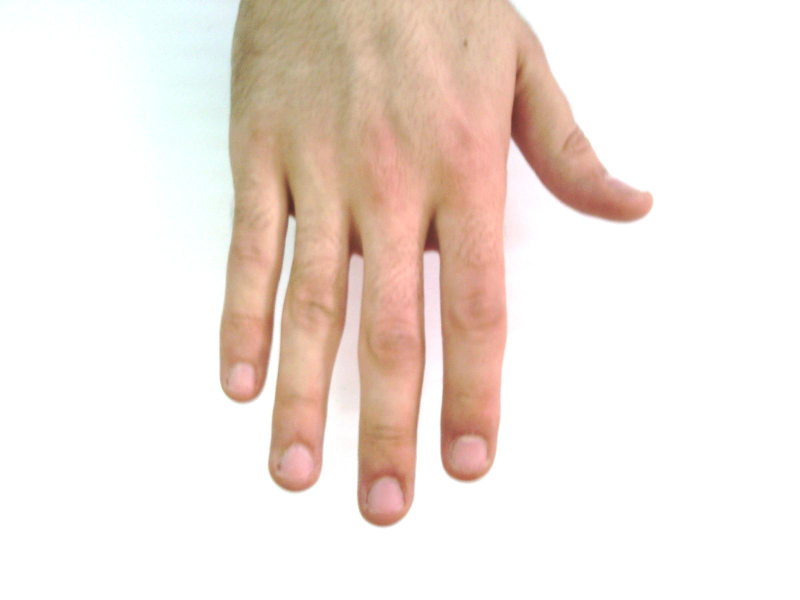
#> input picture test/Hand_0000002.jpg, 1600 x 1200 px (shown at 1/2 size); its folder holds 2 pictures in this run
$ python maincall.py
#> lines starting #> are read from the running program, lines starting #| are printed output that depends on the picture
### my_utils.py
import pickle
import numpy as np
import scipy as sp
from scipy.stats import skew
import cv2
import os
import pandas as pand
import matplotlib.pyplot as matpyplot
import matplotlib.image as mpimg
import math


# get the list of file names in the directory
def getImagesName(directory):
    image_names=[]
    for filename in os.listdir(directory):
        image_names.append(filename)
    return image_names

#get the list of files in directory
def getImages(directory):

#> called with directory = 'test/'
    images = []
    for filename in os.listdir(directory):
        images.append(cv2.imread(directory + filename, 1))

    return images

#divide an image in 100*100 pixels window
def getwindows(img):
    windows = []
    rows = img.shape[0]
    columns = img.shape[1]

    for i in range(0, rows, 100):
        for j in range(0, columns, 100):
            windows.append(img[i:i + 100, j:j + 100])

    return windows

# split the image in to 3 channels
def splitchannels(img):
    c1, c2, c3 = cv2.split(img)
    c1_numpy = np.array(c1)
    c2_numpy = np.array(c2)
    c3_numpy = np.array(c3)

    return c1_numpy, c2_numpy, c3_numpy

# return a list of color moments of an image
def getwindowmoments(img_c):
    mean_c = sp.mean(img_c)
    sd_c = sp.std(img_c)
    sk_c = skew(img_c.flatten())

    return [mean_c, sd_c, sk_c]

#save the map in to pickle file
def save2pickle(list, path, model):
        filename = os.path.join(path, model + '.pkl')
        output = open(filename, 'wb')
        pickle.dump(list, output, protocol=2)
        output.close()

#load the map from pickle file
# [52 lines left out: functions load_from_picklefile, plot_similar_images, calc_sift_distance, not called in this run]

### featuresextraction.py
import cv2
import my_utils
import numpy as np
import similarity_functions

#return a vector of colormoments for each image
def getcolormoments(image_list):
    imgsdescriptorlistCMOM = []

    for img_bgr in image_list:
        img_yuv = cv2.cvtColor(img_bgr, cv2.COLOR_BGR2YUV)
        windows = my_utils.getwindows(img_yuv)    #divides the image in to 192 windows each of 100*100 size
        winds_mom_val_y = []
        winds_mom_val_u = []
        winds_mom_val_v = []

        for wind in windows:
            y_numpy, u_numpy, v_numpy = my_utils.splitchannels(wind)   #splitting the window in to 3 channels y, u, v

            winds_mom_val_y = winds_mom_val_y + (my_utils.getwindowmoments(y_numpy))
            winds_mom_val_u = winds_mom_val_u + (my_utils.getwindowmoments(u_numpy))
            winds_mom_val_v = winds_mom_val_v + (my_utils.getwindowmoments(v_numpy))


        img_mom_val = winds_mom_val_y + winds_mom_val_u + winds_mom_val_v      # moment value of each window

        imgsdescriptorlistCMOM.append(img_mom_val)          #list of vectors which has the colormoments of each image in the directory

    return imgsdescriptorlistCMOM


# [23 lines left out: function getsift, not called in this run]

### maincall.py
import cv2
import my_utils
import numpy as np
import similarity_functions
import featuresextraction


if __name__ == "__main__":
    image_list = my_utils.getImages('test/');
#> image_list = 2 items

    # Compute the features and store the features into respective .csv files

    # Color Moments
    images_names=my_utils.getImagesName('test/')
    cmomfeatures_vector = featuresextraction.getcolormoments(image_list)
#> the loop in getcolormoments, `for img_bgr in image_list:` made 2 passes
#> (rows in getwindows, columns in getwindows) on pass 1: (1200, 1600)
#> after the loop in getcolormoments, `for img_bgr in image_list:`: img_yuv: shape (1200, 1600, 3); mean of channels 0, 1, 2 231.3, 124, 135.8
#> after the loop in getcolormoments, `for img_bgr in image_list:`: u_numpy: shape (100, 100); every value is 128
#> after the loop in getcolormoments, `for img_bgr in image_list:`:
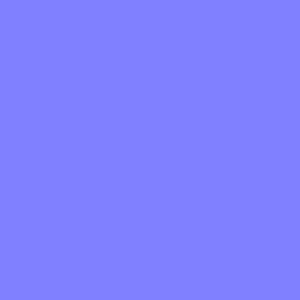
#> wind: shape (100, 100, 3) (shown 3 times larger); mean B, G, R 255, 128, 128
#> after the loop in getcolormoments, `for img_bgr in image_list:`: y_numpy: shape (100, 100); every value is 255
    folder_images_features_dict = {}
    for i in range(len(image_list)):
        folder_images_features_dict[images_names[i]] = cmomfeatures_vector[i]
#> this loop made 2 passes


    #my_utils.save2csv(folder_images_features_dict, 'output/', cmomfeatures_vector)
    my_utils.save2pickle(folder_images_features_dict, 'pickleoutput/', 'cmom')
    folder_images_features_dict = {}
#> (the run stopped early here; a loop or call above may not have finished)
